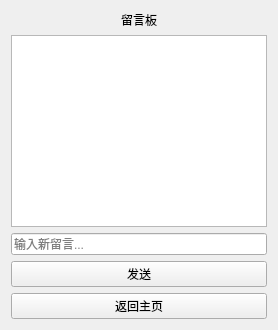
<?xml version="1.0" encoding="UTF-8"?>
<ui version="4.0">
 <class>MessageWidget</class>
 <widget class="QWidget" name="MessageWidget">
  <layout class="QVBoxLayout" name="verticalLayoutMessage">
   <item>
    <widget class="QLabel" name="labelMessageTitle">
     <property name="text">
      <string>留言板</string>
     </property>
     <property name="alignment">
      <set>Qt::AlignmentFlag::AlignCenter</set>
     </property>
    </widget>
   </item>
   <item>
    <widget class="QTextEdit" name="textEditMessages">
     <property name="readOnly">
      <bool>true</bool>
     </property>
    </widget>
   </item>
   <item>
    <widget class="QLineEdit" name="lineEditNewMessage">
     <property name="placeholderText">
      <string>输入新留言...</string>
     </property>
    </widget>
   </item>
   <item>
    <widget class="QPushButton" name="btnSendMessage">
     <property name="text">
      <string>发送</string>
     </property>
    </widget>
   </item>
   <item>
    <widget class="QPushButton" name="btnBackFromMessage">
     <property name="text">
      <string>返回主页</string>
     </property>
    </widget>
   </item>
  </layout>
 </widget>
 <resources/>
 <connections/>
</ui>
